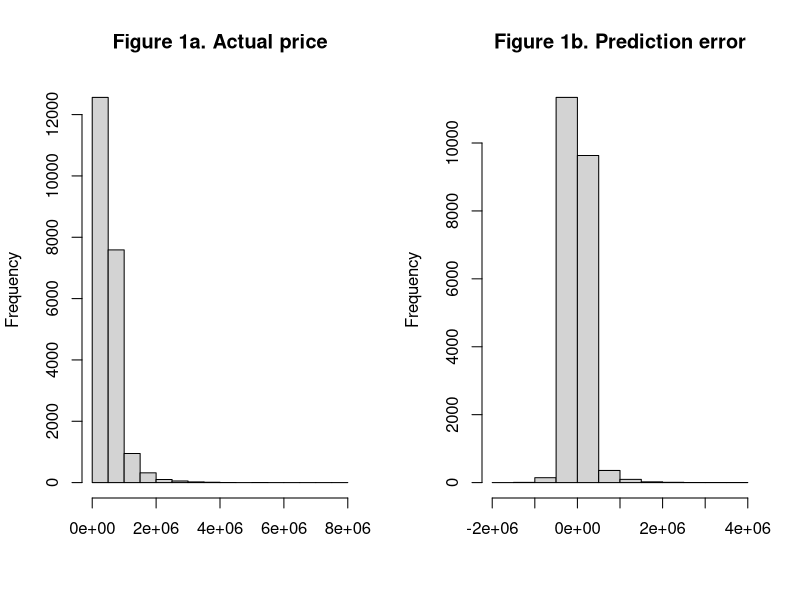
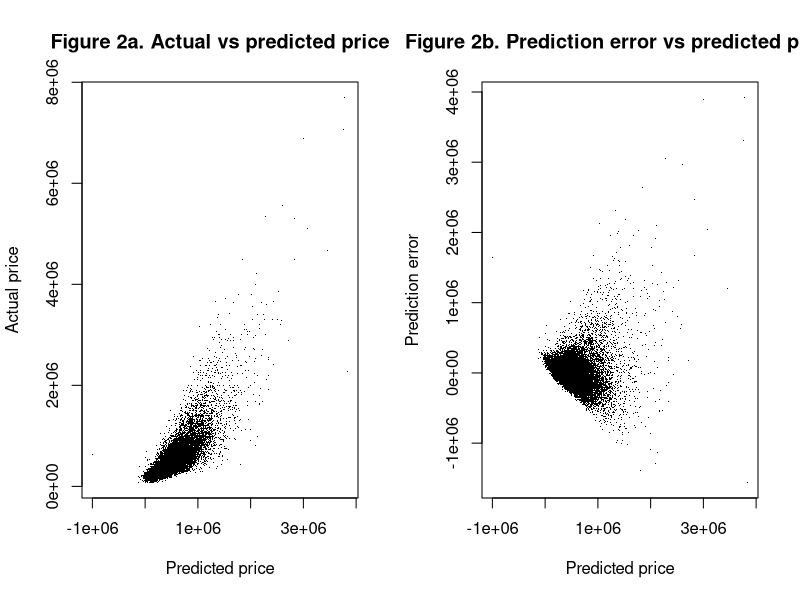

R code for these plots, in order:
## House sales in King County ##

# Setting work directory (customize) #
setwd("/Users/miguel/Dropbox (Personal)/DATA-2017-2/[DATA-03] Linear Regression")

# Reading data #
king <- read.csv("king.csv")
str(king)
head(king)
summary(king)

# Formula #
fm <- price ~ bedrooms + bathrooms + sqft_living + sqft_lot + floors +
  waterfront + condition + sqft_above + yr_built + yr_renovated + lat + long

# Linear regression #
mod <- lm(formula=fm, data=king)
summary(mod)
names(mod)
pred_price <- predict(mod, newdata=king)

# Residual analysis #
pred_error <- king$price - pred_price
sd(pred_error)
sd(king$price)
sd(pred_error)/sd(king$price)

# Prediction error in dollar terms #
mean(abs(pred_error) > 200000)
mean(abs(pred_error) > 150000)

# Histograms #
par(mfrow=c(1,2))
hist(king$price, main="Figure 1a. Actual price", xlab="")
hist(pred_error, main="Figure 1b. Prediction error", xlab="")

# Scatterplots #
par(mfrow=c(1,2))
plot(king$price ~ pred_price, pch=".", main="Figure 2a. Actual vs predicted price",
 xlab="Predicted price", ylab="Actual price")
plot(pred_error ~ pred_price, pch=".", main="Figure 2b. Prediction error vs predicted price",
  xlab="Predicted price", ylab="Prediction error")
